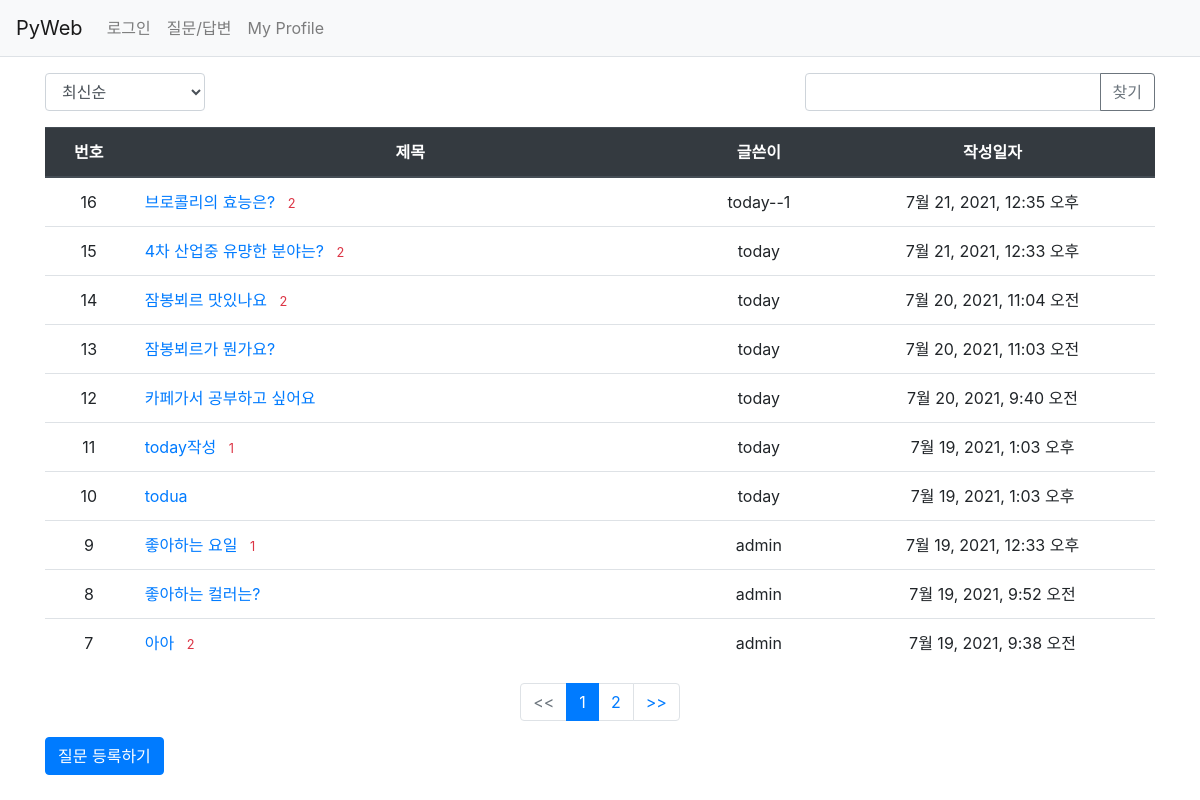
The app's page /pybo/board/, older data.
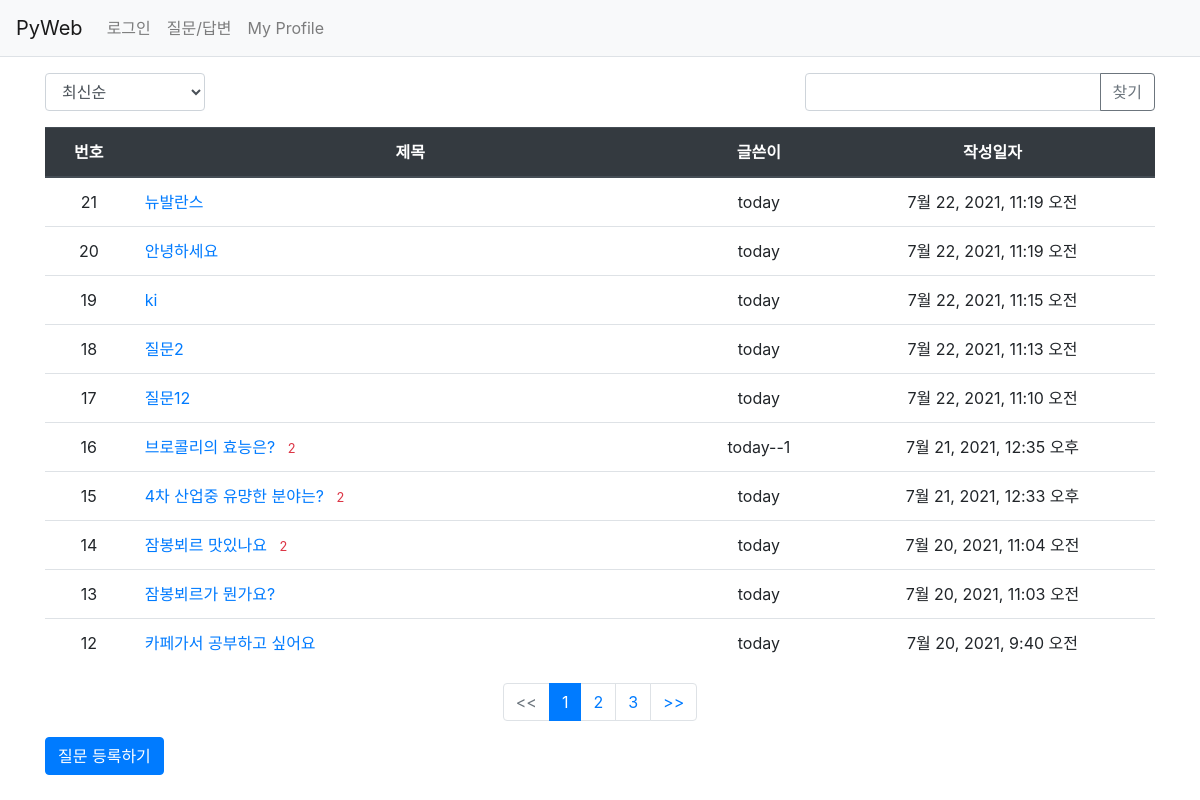
The same page, newer data.
### pybo/models.py (models this page shows, shortened)
class Question(models.Model):
    author = models.ForeignKey(User, on_delete=models.CASCADE,
                               related_name='author_question')
    subject = models.CharField(max_length=200)
    content = models.TextField()
    create_date = models.DateTimeField()
    modify_date = models.DateTimeField(null=True, blank=True)
    voter = models.ManyToManyField(User, related_name='voter_question')

### pybo/views/base_views.py (the view, shortened to what this page needs)
# urls.py: path('board/', base_views.board, name='board'),
def board(request):
    page = request.GET.get('page', '1')  # 페이지
    kw = request.GET.get('kw', '')  # 검색어
    so = request.GET.get('so', 'recent')  # 정렬 기준
    if so == 'recommend':
        question_list = Question.objects.annotate(  # num_voter : 임시 필드
            num_voter=Count('voter')).order_by('-num_voter', '-create_date')
    elif so == 'popular':
        question_list = Question.objects.annotate(
            num_answer=Count('answer')).order_by('-num_answer', '-create_date')
    else:  # recent
        question_list = Question.objects.order_by('-create_date')
    paginator = Paginator(question_list, 10)
    page_obj = paginator.get_page(page)
    context = {'question_list': page_obj, 'page': page, 'kw': kw, 'so': so}
    return render(request, 'pybo/question_list.html', context)

### pybo/templatetags/pybo_filter.py (called while the page is built)
@register.filter
def sub(value, arg):
    return value - arg

### templates/pybo/question_list.html (shortened to what this page needs)
{% extends 'base.html' %}
{% load pybo_filter %}
{% block content %}
<div class="container my-3">
  <div class="row justify-content-between my-3">
      <div class="col-2">
          <select class="form-control so">
              <option value="recent" {% if so == 'recent' %}selected{% endif %}>
                  최신순
              </option>
          </select>
      </div>
      <div class="col-4 input-group">
          <input type="text" class="form-control kw"
            value="{{ kw|default_if_none:'' }}">
          <div class="input-group-append">
              <button class="btn btn-outline-secondary" type="button"
                      id="btn_search">찾기
              </button>
          </div>
      </div>
  </div>
  <table class="table">
    <thead>
      <tr class="thead-dark text-center">
        <th>번호</th>
        <th style="width: 50%">제목</th>
        <th>글쓴이</th>
        <th>작성일자</th>
      </tr>
    </thead>
    <tbody>
    {% if question_list %}
        {% for question in question_list %}
            <tr class="text-center">
                <td>{{ question_list.paginator.count|sub:question_list.start_index|sub:forloop.counter0|add:1 }}</td>
                <td class="text-left">
                    <a href="{% url 'pybo:detail' question.id %}">
                        {{ question.subject }}
                        {% if question.answer_set.count %}
                        <span class="text-danger small ml-2">
                            {{ question.answer_set.count }}
                        </span>
                        {% endif %}
                    </a>
                </td>
                <td>{{ question.author.username }}</td>
                <td>{{ question.create_date }}</td>
            </tr>
        {% endfor %}
    {% else %}
        <tr>
            <td colspan="3">질문이 없습니다.</td>
        </tr>
    {% endif %}
    </tbody>
  </table>
  <ul class="pagination justify-content-center">
      {% if question_list.has_previous %}
      <div class="page-item">
          <a class="page-link" href="#" data-page="{{ question_list.previous_page_number }}">
              <<
          </a>
      </div>
      {% else %}
      <li class="page-item disabled">
          <a class="page-link" tabindex="-1" aria-disabled="true"
             href="#"><<</a>
      </li>
      {% endif %}
      {% for page_number in question_list.paginator.page_range %}
          {% if page_number == question_list.number %}
          <li class="page-item active" aria-current="page">
            <a class="page-link" href="#"
                data-page="{{ page_number }}">
                {{ page_number }}
            </a>
          </li>
          {% else %}
          <li class="page-item">
              <a class="page-link" href="#"
                data-page="{{ page_number }}">
                {{ page_number }}
              </a>
          </li>
          {% endif %}
      {% endfor %}
      {% if question_list.has_next %}
      <div class="page-item">
          <a class="page-link" href="#"
            data-page="{{ question_list.next_page_number }}">
              >>
          </a>
      </div>
      {% else %}
      <li class="page-item disabled">
          <a class="page-link" tabindex="-1" aria-disabled="true"
             href="#">>></a>
      </li>
      {% endif %}
  </ul>
  <a href="{% url 'pybo:question_create' %}" class="btn btn-primary">질문 등록하기</a>
</div>
{% endblock %}

Row changes from the older to the newer data that the page shows:
no longer on this page (row unchanged): Question: paginator.count|sub "11", subject "today작성", answer_set.count "1", author.username "today", create_date "7월 19, 2021, 1:03 오후"
no longer on this page (row unchanged): Question: paginator.count|sub "10", subject "todua", author.username "today", create_date "7월 19, 2021, 1:03 오후"
no longer on this page (row unchanged): Question: paginator.count|sub "9", subject "좋아하는 요일", answer_set.count "1", author.username "admin", create_date "7월 19, 2021, 12:33 오후"
no longer on this page (row unchanged): Question: paginator.count|sub "8", subject "좋아하는 컬러는?", author.username "admin", create_date "7월 19, 2021, 9:52 오전"
no longer on this page (row unchanged): Question: paginator.count|sub "7", subject "아아", answer_set.count "2", author.username "admin", create_date "7월 19, 2021, 9:38 오전"
added Question: paginator.count|sub "21", subject "뉴발란스", author.username "today", create_date "7월 22, 2021, 11:19 오전"
added Question: paginator.count|sub "20", subject "안녕하세요", author.username "today", create_date "7월 22, 2021, 11:19 오전"
added Question: paginator.count|sub "19", subject "ki", author.username "today", create_date "7월 22, 2021, 11:15 오전"
added Question: paginator.count|sub "18", subject "질문2", author.username "today", create_date "7월 22, 2021, 11:13 오전"
added Question: paginator.count|sub "17", subject "질문12", author.username "today", create_date "7월 22, 2021, 11:10 오전"
Text that changed along with them:
new list line: "3"
